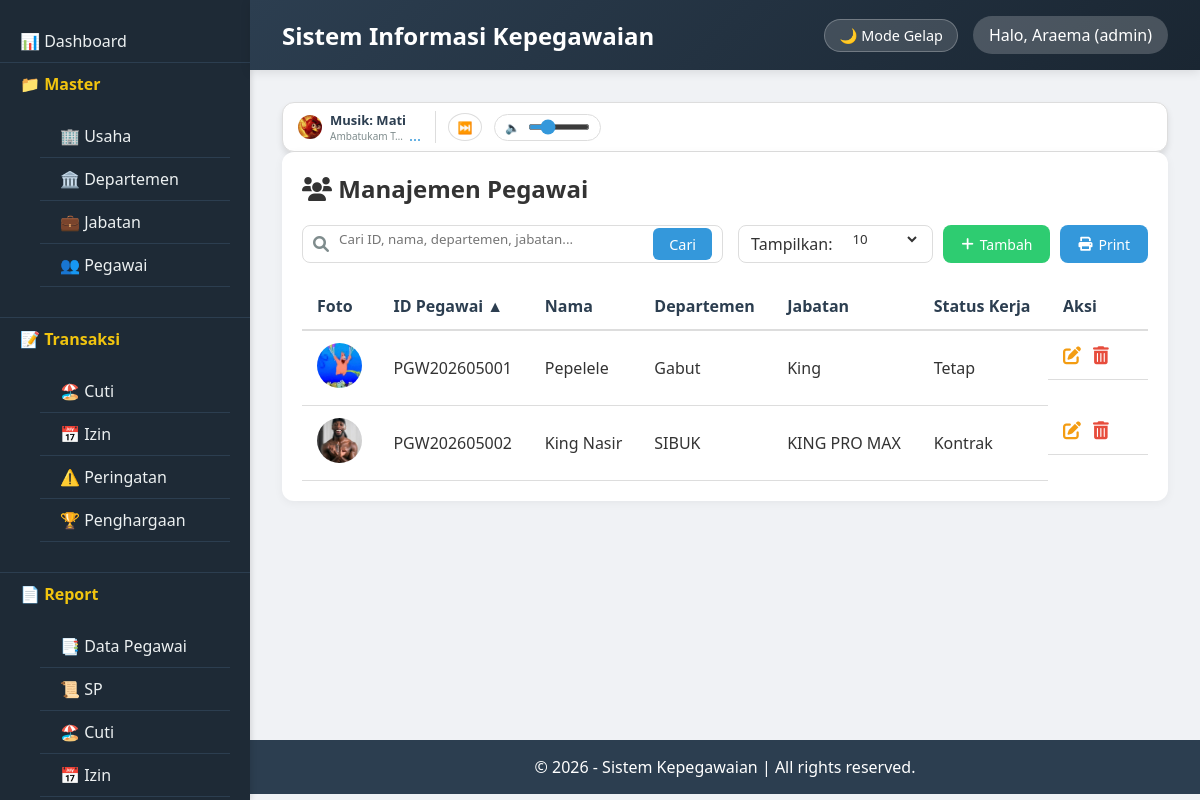
Page /index.php?page=pegawai (signed in) on the committed database.
### tables this page shows
CREATE TABLE `tbl_pegawai` (
  `id_pegawai` varchar(15) NOT NULL,
  `id_departemen` varchar(10) DEFAULT NULL,
  `id_jabatan` varchar(10) DEFAULT NULL,
  `nama` varchar(100) NOT NULL,
  `alamat` text DEFAULT NULL,
  `telepon` varchar(20) DEFAULT NULL,
  `email` varchar(100) DEFAULT NULL,
  `gaji` decimal(12,2) DEFAULT NULL,
  `status_pernikahan` enum('Menikah','Belum','Berpisah') DEFAULT NULL,
  `jenis_kelamin` enum('Laki-Laki','Perempuan') DEFAULT NULL,
  `status_kerja` enum('Tetap','Kontrak','Pensiun','Keluar') DEFAULT NULL,
  `jumlah_cuti` int(11) DEFAULT 0,
  `jenjang_pendidikan` enum('SD','SMP','SMA','SMK','D1','D2','D3','D4','S1','S2','S3') DEFAULT NULL,
  `tgl_mulai_kerja` date DEFAULT NULL,
  `foto` varchar(255) DEFAULT NULL,
  `created_at` timestamp NOT NULL DEFAULT current_timestamp()
);

CREATE TABLE `tbl_departemen` (
  `id_departemen` varchar(10) NOT NULL,
  `departemen` varchar(100) NOT NULL,
  `created_at` timestamp NOT NULL DEFAULT current_timestamp()
);

CREATE TABLE `tbl_jabatan` (
  `id_jabatan` varchar(10) NOT NULL,
  `jabatan` varchar(100) NOT NULL,
  `created_at` timestamp NOT NULL DEFAULT current_timestamp()
);

### classes/Database.php (called while the page is built)
<?php
class Database {
    private static $instance = null;
    private $conn;
    private function __construct() {
        try {
            $this->conn = new PDO("mysql:host=".DB_HOST.";dbname=".DB_NAME, DB_USER, DB_PASS);
            $this->conn->setAttribute(PDO::ATTR_ERRMODE, PDO::ERRMODE_EXCEPTION);
        } catch(PDOException $e) {
            die("Koneksi gagal: " . $e->getMessage());
        }
    }
    public static function getInstance() {
        if (self::$instance == null) self::$instance = new Database();
        return self::$instance;
    }
    public function getConnection() {
        return $this->conn;
    }
}
?>

### classes/Pegawai.php (called while the page is built, shortened)
<?php
class Pegawai {
    private $db;
    public function __construct() {
        $this->db = Database::getInstance()->getConnection();
    }
    public function getData($search = '', $orderBy = 'p.id_pegawai', $orderDir = 'ASC', $limit = 10, $offset = 0) {
        $allowedColumns = ['p.id_pegawai', 'p.nama', 'd.departemen', 'j.jabatan', 'p.status_kerja', 'p.created_at'];
        $orderDir = strtoupper($orderDir) === 'DESC' ? 'DESC' : 'ASC';
        $sql = "SELECT p.*, d.departemen, j.jabatan
                FROM tbl_pegawai p
                LEFT JOIN tbl_departemen d ON p.id_departemen = d.id_departemen
                LEFT JOIN tbl_jabatan j ON p.id_jabatan = j.id_jabatan
                WHERE p.id_pegawai LIKE :search OR p.nama LIKE :search OR d.departemen LIKE :search OR j.jabatan LIKE :search
                ORDER BY $orderBy $orderDir
                LIMIT :limit OFFSET :offset";
        $stmt = $this->db->prepare($sql);
        $searchTerm = "%$search%";
        $stmt->bindParam(':search', $searchTerm);
        $stmt->bindParam(':limit', $limit, PDO::PARAM_INT);
        $stmt->bindParam(':offset', $offset, PDO::PARAM_INT);
        $stmt->execute();
        return $stmt->fetchAll(PDO::FETCH_ASSOC);
    }
}
?>

### views/pegawai/index.php (the view, shortened to what this page needs)
<?php
$search = isset($_GET['search']) ? trim($_GET['search']) : '';
$sort = isset($_GET['sort']) ? $_GET['sort'] : 'p.id_pegawai';
$order = isset($_GET['order']) && $_GET['order'] == 'desc' ? 'desc' : 'asc';
$limit = isset($_GET['limit']) ? $_GET['limit'] : 10;
$page = isset($_GET['page_num']) ? max(1, (int)$_GET['page_num']) : 1;
if ($limit === 'all') {
    $limitValue = 999999;
    $offset = 0;
} else {
    $limitValue = (int)$limit;
    $offset = ($page - 1) * $limitValue;
}
$pegawai = new Pegawai();
$data = $pegawai->getData($search, $sort, $order, $limitValue, $offset);
include __DIR__ . '/../layouts/header.php';
?>
<link rel="stylesheet" href="https://cdnjs.cloudflare.com/ajax/libs/font-awesome/6.0.0-beta3/css/all.min.css">
<div class="card">
    <h2><i class="fas fa-users"></i> Manajemen Pegawai</h2>
    <div class="toolbar">
        <form method="get" class="search-form">
            <div class="search-box">
                <i class="fas fa-search"></i>
                <input type="text" name="search" placeholder="Cari ID, nama, departemen, jabatan..." value="<?= htmlspecialchars($search) ?>">
                <button type="submit">Cari</button>
            </div>
        </form>
        <div class="filter-add">
            <div class="filter-form">
                <span>Tampilkan:</span>
                <select name="limit" onchange="this.form.submit()" form="filterForm">
                    <option value="10" <?= $limit == 10 ? 'selected' : '' ?>>10</option>
                </select>
            </div>
            <a href="?page=pegawai&action=tambah" class="btn-add"><i class="fas fa-plus"></i> Tambah</a>
            <a href="views/report/print_pegawai.php?search=<?= urlencode($search) ?>" class="btn-print"><i class="fas fa-print"></i> Print</a>
        </div>
    </div>
    <div class="table-responsive">
        <table class="table">
            <thead>
                <tr>
                    <th>Foto</th>
                    <th><a href="?page=pegawai&search=<?= urlencode($search) ?>&sort=p.id_pegawai&order=<?= $sort == 'p.id_pegawai' && $order == 'asc' ? 'desc' : 'asc' ?>&limit=<?= $limit ?>&page_num=<?= $page ?>">ID Pegawai <?= $sort == 'p.id_pegawai' ? ($order == 'asc' ? '▲' : '▼') : '' ?></a></th>
                    <th><a href="?page=pegawai&search=<?= urlencode($search) ?>&sort=p.nama&order=<?= $sort == 'p.nama' && $order == 'asc' ? 'desc' : 'asc' ?>&limit=<?= $limit ?>&page_num=<?= $page ?>">Nama <?= $sort == 'p.nama' ? ($order == 'asc' ? '▲' : '▼') : '' ?></a></th>
                    <th><a href="?page=pegawai&search=<?= urlencode($search) ?>&sort=d.departemen&order=<?= $sort == 'd.departemen' && $order == 'asc' ? 'desc' : 'asc' ?>&limit=<?= $limit ?>&page_num=<?= $page ?>">Departemen <?= $sort == 'd.departemen' ? ($order == 'asc' ? '▲' : '▼') : '' ?></a></th>
                    <th><a href="?page=pegawai&search=<?= urlencode($search) ?>&sort=j.jabatan&order=<?= $sort == 'j.jabatan' && $order == 'asc' ? 'desc' : 'asc' ?>&limit=<?= $limit ?>&page_num=<?= $page ?>">Jabatan <?= $sort == 'j.jabatan' ? ($order == 'asc' ? '▲' : '▼') : '' ?></a></th>
                    <th><a href="?page=pegawai&search=<?= urlencode($search) ?>&sort=p.status_kerja&order=<?= $sort == 'p.status_kerja' && $order == 'asc' ? 'desc' : 'asc' ?>&limit=<?= $limit ?>&page_num=<?= $page ?>">Status Kerja <?= $sort == 'p.status_kerja' ? ($order == 'asc' ? '▲' : '▼') : '' ?></a></th>
                    <th width="100">Aksi</th>
                </tr>
            </thead>
            <tbody>
                <?php if (count($data) > 0): ?>
                    <?php foreach ($data as $row): ?>
                    <tr>
                        <td class="foto-cell">
                            <?php
                            $fotoFile = $row['foto'];
                            if (!empty($fotoFile)) {
                                $fotoPath = $_SERVER['DOCUMENT_ROOT'] . '/proyek_kepegawaian/assets/uploads/' . $fotoFile;
                                if (file_exists($fotoPath)) {
                                    echo '<img src="' . BASE_URL . 'assets/uploads/' . $fotoFile . '" class="rounded-circle" width="45" height="45" style="object-fit: cover;">';
                                } else {
                                    echo '<div class="bg-secondary rounded-circle d-inline-flex align-items-center justify-content-center" style="width:45px;height:45px;"><i class="fas fa-user text-white"></i></div>';
                                }
                            } else {
                                echo '<div class="bg-secondary rounded-circle d-inline-flex align-items-center justify-content-center" style="width:45px;height:45px;"><i class="fas fa-user text-white"></i></div>';
                            }
                            ?>
                        </td>
                        <td><?= htmlspecialchars($row['id_pegawai']) ?></td>
                        <td><?= htmlspecialchars($row['nama']) ?></td>
                        <td><?= htmlspecialchars($row['departemen']) ?></td>
                        <td><?= htmlspecialchars($row['jabatan']) ?></td>
                        <td><?= $row['status_kerja'] ?></td>
                        <td class="actions">
                            <a href="?page=pegawai&edit=<?= $row['id_pegawai'] ?>&search=<?= urlencode($search) ?>&sort=<?= $sort ?>&order=<?= $order ?>&limit=<?= $limit ?>&page_num=<?= $page ?>" class="btn-edit" title="Edit"><i class="fas fa-edit"></i></a>
                            <a href="#" class="btn-delete" data-id="<?= $row['id_pegawai'] ?>" title="Hapus"><i class="fas fa-trash-alt"></i></a>
                        </td>
                    </tr>
                    <?php endforeach; ?>
                <?php else: ?>
                    <tr><td colspan="7" class="text-center">Tidak ada data pegawai</td></tr>
                <?php endif; ?>
            </tbody>
        </table>
    </div>
</div>
<?php include __DIR__ . '/../layouts/footer.php'; ?>

### rows in the picture
tbl_pegawai: foto (picture), id_pegawai "PGW202605001", nama "Pepelele", id_departemen.departemen "Gabut", id_jabatan.jabatan "King", status_kerja "Tetap"
tbl_pegawai: foto (picture), id_pegawai "PGW202605002", nama "King Nasir", id_departemen.departemen "SIBUK", id_jabatan.jabatan "KING PRO MAX", status_kerja "Kontrak"

### other values in the picture
Session::get('nama') "Araema"
Session::get('role') "admin"
